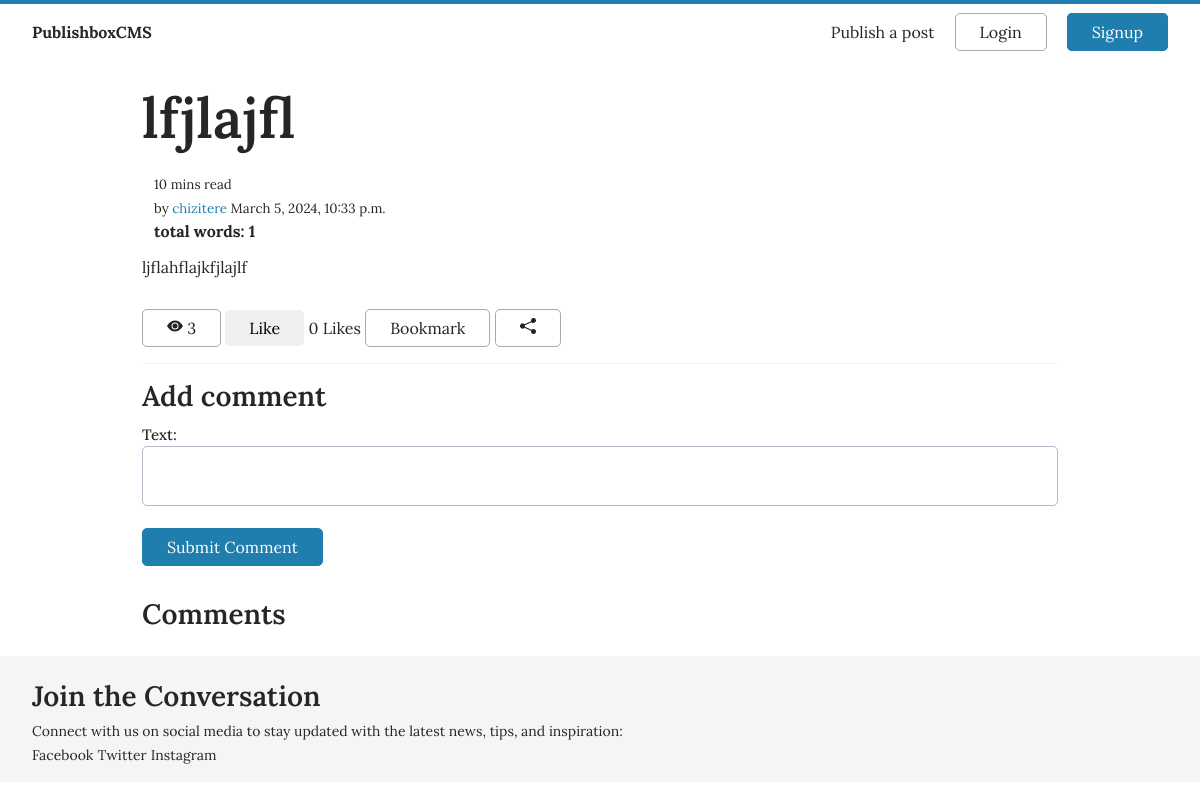
Screenshot of /lfjlajfl/ with the database file from the repository.
### main/models.py (models this page shows, shortened)
class Post(models.Model):
    title = models.CharField(max_length=200)
    tags = TaggableManager()
    content = RichTextField(blank=True, null=True)
    image = models.ImageField(upload_to='static/images', blank=True, null=True)
    image_credit = models.URLField(null=True, help_text="paste or type the link(optional)", blank=True)
    author = models.ForeignKey(settings.AUTH_USER_MODEL, on_delete=models.CASCADE, related_name='post')
    slug = models.SlugField(max_length=100, unique=True)
    updated = models.DateTimeField(auto_now=True)
    date_created = models.DateTimeField(default=timezone.now)
    status = models.IntegerField(choices=STATUS, default=0)
    likes = models.ManyToManyField(User, related_name='liked_posts', blank=True)
    view_count = models.IntegerField(default=0)
    favourite = models.ManyToManyField(User, related_name='favourite', blank=True)
    class Meta:
        ordering = ['date_created']
        verbose_name = 'Post'
        verbose_name_plural = 'Posts'
    def save(self, *args, **kwargs):
        if not self.slug:
            self.slug = slugify(self.title)
        super(Post, self).save(*args, **kwargs)
    def increment_view_count(self):
        self.view_count += 1
        self.save()

### main/views.py (the view)
# urls.py: path('<slug:slug>/', views.PostDetailView.as_view(), name='detail'),
class PostDetailView(DetailView):
    model = Post
    template_name = 'main/detail.html'
    context_object_name = 'post'
    def get_object(self, queryset=None):
        obj = super().get_object(queryset=queryset)
        obj.increment_view_count()  # Increment view count
        return obj
    def get_context_data(self, **kwargs):
        context = super().get_context_data(**kwargs)
        post = self.get_object()
        context['form'] = CommentForm()
        context['is_favourite'] = post.favourite.filter(id=self.request.user.id).exists()
        return context
    def post(self, request, slug):
        post = self.get_object()
        form = CommentForm(request.POST)
        if form.is_valid():
            parent_comment_id = request.POST.get('parent_comment_id')
            parent_comment = None
            if parent_comment_id:
                parent_comment = get_object_or_404(Comment, id=parent_comment_id)
            comment = form.save(commit=False)
            comment.post = post
            comment.parent = parent_comment
            comment.author = request.user
            comment.save()
            return redirect('blog:detail', slug=slug)
        context = self.get_context_data(post=post, form=form)
        return self.render_to_response(context)

### main/forms.py
class CommentForm(forms.ModelForm):
    class Meta:
        model = Comment
        fields = ['text']

### main/templates/main/detail.html (shortened to what this page needs)
{% extends 'base.html' %}
{% load static %}
 {% load social_share %}
{% block main %}
<article class="container-sm">
  <div class="detail-card">
    <h1>{{ post.title }}</h1>
    <div style="padding: 12px">
      <small>10 mins read</small>
      <p><small>by <a href="{% url 'user:profile' post.author %}" class="link">{{ post.author }}</a> {{ post.date_created }}</small></p>
      <b>total words: {{post.content|wordcount}}</b>
    </div>
    <div class="article-content mb-5">
      <p>{{post.content|safe }}</p>
    </div>
  </div>
  <div  style="gap:10;">
    <button class="button outline icon" style="display:inline-block;"><svg
        xmlns="http://www.w3.org/2000/svg"
        width="16"
        height="16"
        fill="currentColor"
        class="bi bi-eye-fill"
        viewBox="0 0 16 16"
      >
        <path d="M10.5 8a2.5 2.5 0 1 1-5 0 2.5 2.5 0 0 1 5 0" />
        <path
          d="M0 8s3-5.5 8-5.5S16 8 16 8s-3 5.5-8 5.5S0 8 0 8m8 3.5a3.5 3.5 0 1 0 0-7 3.5 3.5 0 0 0 0 7"
        />
      </svg>
      {{ post.view_count }}</button>
      <button  style="display:inline-block;" id="like-button" data-post-id="{{ post.slug }}" {% if request.user in post.likes.all %}class="liked button" {% else %} class="button" {% endif %}>
        {% if request.user in post.likes.all %}Unlike{% else %}Like{% endif %}
      </button>
      <span id="like-count">{{ post.likes.count }} Likes</span>
    {% if is_favourite %}
    <a href="{% url 'blog:favourite_post' post.slug %}" class="button outline">Unbookmark</a>
    {% else %}
    <a href="{% url 'blog:favourite_post' post.slug %}" class="button outline">Bookmark</a>
{% endif %}
    <span class="social-sharing">
      <button class="button outline">
        <svg
          xmlns="http://www.w3.org/2000/svg"
          width="16"
          height="16"
          fill="currentColor"
          class="bi bi-share-fill"
          viewBox="0 0 16 16"
        >
          <path
            d="M11 2.5a2.5 2.5 0 1 1 .603 1.628l-6.718 3.12a2.5 2.5 0 0 1 0 1.504l6.718 3.12a2.5 2.5 0 1 1-.488.876l-6.718-3.12a2.5 2.5 0 1 1 0-3.256l6.718-3.12A2.5 2.5 0 0 1 11 2.5"
          />
        </svg>
      </button>
    </span>
  </div>
  <hr />
  <h2>Add comment</h2>
  <form method="post" action="{% url 'blog:detail' slug=post.slug %}">
    {{ form.as_p }}
    <button type="submit" class="button primary">Submit Comment</button>
</form>
<br>
<h2>Comments</h2>
</article>
{% endblock %}

### static/css/base.css (style rules this page uses)
:root { --white:#fff; --primary:#1f7ead; --primary-hover:#175e82; --border:#b3bdcc; --box-shadow1: rgba(0, 0, 0, 0.1) 0px 0px 5px 0px, rgba(0, 0, 0, 0.1) 0px 0px 1px 0px; --text-color:#262626; --ff-1:'Lora', serif; }
*, *::before, *::after { margin: 0; padding: 0; box-sizing: border-box; }
body, h1, h2, h3, h4, h5, h6, p, figure, picture { margin: 0; }
h1 { font-size: 3.5rem; }
h2 { font-size: 1.75rem; }
html { outline: none; -webkit-text-size-adjust:100%; -ms-text-size-adjust:100%; }
body { margin: 0; background:#fff; font-family:var(--ff-1); color:var(--text-color); font-weight:400; font-size:1rem; line-height: 1.5; border-top:4px solid var(--primary); }
h1, h2, h3, h4, h5, h6 { font-weight:600; line-height: 1.2; margin: 0.5rem 0; }
strong, b { font-weight: bold; }
ol, ul, { margin: 1.5rem 0 1.5rem 3rem; }
label { font-size: inherit; margin-bottom:0px; }
hr { border:none; height: 1px; margin: 1rem 0; background-color:#f1f2f4; }
label { font-size:15px; font-weight:500; }
input, textarea, .button, button { border-radius:5px; font-family: inherit; }
button { cursor:pointer; }
input::placeholder, textarea::placeholder, select::placeholder { color:var(--form-color); opacity: 1; }
input:not([type="search"]), textarea, select { border:1px solid var(--border); padding:0.625rem 0.875rem; font-size:16px; color: inherit; width:100%; }
input:not([type="search"]), textarea, select { margin:0 0 16px 0; }
textarea { resize: none; }
a { text-decoration:none; color:inherit; }
.button { padding: .5rem 1.5rem; text-decoration: none; font-size:1rem; border:none; }
.button.primary { background-color:var(--primary); color:var(--white); border:1px solid var(--primary); }
.button.outline { background-color:transparent; border: 1px solid #aaa; color: #222; }
.button.icon { display:flex; align-items:center; gap:10px; }
.container, .container-sm { padding:1rem 2rem; }
.container-sm { max-width:980px; margin:auto; }
.mb-5 { margin-bottom:30px; }
.article-content a, .link { color:var(--primary); }

### main/templates/main/detail.html (style rules this page uses)
textarea { height:60px; }

### rows the page displays
Post: title "lfjlajfl", author "chizitere", date_created "March 5, 2024, 10:33 p.m.", content "1", content "ljflahflajkfjlajlf", view_count "3", likes.count "0"
